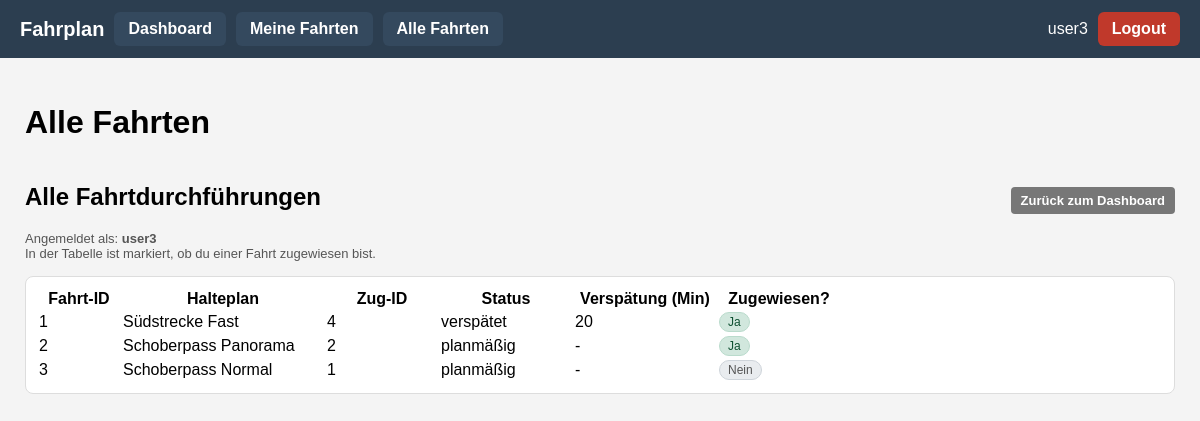
Before: /fahrten/alle (signed in) with the older database file.
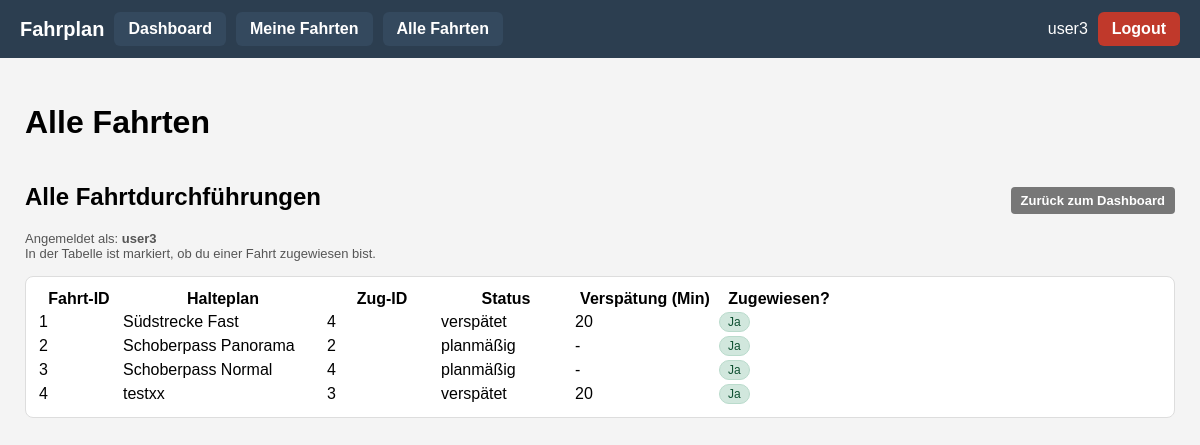
After: the same page with the newer database file.
### app/models.py (models this page shows, shortened)
class User(UserMixin, db.Model):
    __tablename__ = "user"
    id: so.Mapped[int] = so.mapped_column(primary_key=True)
    username: so.Mapped[str] = so.mapped_column(sa.String(64), index=True, unique=True)
    password_hash: so.Mapped[Optional[str]] = so.mapped_column(sa.String(256))
    role: so.Mapped[Role] = so.mapped_column(
        sa.Enum(Role), nullable=False, default=Role.MITARBEITER
    )
    mitarbeiter: so.Mapped["Mitarbeiter"] = so.relationship(
        back_populates="user", uselist=False
    )
    @property
    def is_admin(self) -> bool:
        return self.role == Role.ADMIN

class Mitarbeiter(db.Model):
    __tablename__ = "mitarbeiter"
    id: so.Mapped[int] = so.mapped_column(primary_key=True)
    name: so.Mapped[str] = so.mapped_column(sa.String(128), nullable=False)
    user_id: so.Mapped[int] = so.mapped_column(
        sa.ForeignKey("user.id"), unique=True, nullable=False
    )
    user: so.Mapped["User"] = so.relationship(back_populates="mitarbeiter")
    dienstzuweisungen: so.Mapped[List["Dienstzuweisung"]] = so.relationship(
        back_populates="mitarbeiter",
        cascade="all, delete-orphan",
    )

class Fahrtdurchfuehrung(db.Model):
    __tablename__ = "fahrtdurchfuehrung"
    fahrt_id: so.Mapped[int] = so.mapped_column(primary_key=True)
    halteplan_id: so.Mapped[int] = so.mapped_column(
        sa.ForeignKey("halteplan.halteplan_id"), nullable=False
    )
    zug_id: so.Mapped[int] = so.mapped_column(
        sa.ForeignKey("zug.id"), nullable=False, index=True
    )
    zug: so.Mapped["Zug"] = so.relationship("Zug")
    status: so.Mapped[FahrtdurchfuehrungStatus] = so.mapped_column(
        sa.Enum(FahrtdurchfuehrungStatus),
        nullable=False,
        default=FahrtdurchfuehrungStatus.PLANMAESSIG,
    )
    verspaetung_min: so.Mapped[Optional[int]] = so.mapped_column(sa.Integer)
    halteplan: so.Mapped["Halteplan"] = so.relationship(back_populates="fahrten")
    dienstzuweisungen: so.Mapped[List["Dienstzuweisung"]] = so.relationship(
        back_populates="fahrt",
        cascade="all, delete-orphan",
        passive_deletes=True,
    )
    halte: so.Mapped[List["FahrtHalt"]] = so.relationship(
        "FahrtHalt",
        back_populates="fahrt",
        cascade="all, delete-orphan",
        passive_deletes=True,
    )
    segmente: so.Mapped[List["FahrtSegment"]] = so.relationship(
        "FahrtSegment",
        back_populates="fahrt",
        cascade="all, delete-orphan",
        passive_deletes=True,
    )
    abfahrt_zeit: so.Mapped[datetime] = so.mapped_column(sa.DateTime(), nullable=False)
    price_factor: so.Mapped[float] = so.mapped_column(sa.Float, nullable=False, default=1.0)
    __table_args__ = (
        sa.CheckConstraint("price_factor >= 1", name="ck_fahrt_price_factor_ge1"),
    )

class Halteplan(db.Model):
    __tablename__ = "halteplan"
    halteplan_id: so.Mapped[int] = so.mapped_column(primary_key=True)
    bezeichnung: so.Mapped[str] = so.mapped_column(sa.String(128), nullable=False)
    strecke_id: so.Mapped[int] = so.mapped_column(
        sa.ForeignKey("strecke.id"), nullable=False, index=True
    )
    strecke: so.Mapped["Strecke"] = so.relationship("Strecke")
    fahrten: so.Mapped[List["Fahrtdurchfuehrung"]] = so.relationship(
        back_populates="halteplan",
        cascade="all, delete-orphan"
    )
    haltepunkte: so.Mapped[List["Haltepunkt"]] = so.relationship(
        "Haltepunkt",
        order_by="Haltepunkt.position",
        cascade="all, delete-orphan"
    )
    segmente: so.Mapped[List["HalteplanSegment"]] = so.relationship(
        "HalteplanSegment",
        order_by="HalteplanSegment.position",
        cascade="all, delete-orphan",
    )

### app/routes.py (the view)
@app.route("/fahrten/alle")
@login_required
def fahrten_alle():
    if not current_user.mitarbeiter:
        abort(403)
    mitarbeiter = current_user.mitarbeiter
    fahrten = Fahrtdurchfuehrung.query.all()
    zugewiesene_fahrten_ids = {
        dz.fahrt_id
        for dz in Dienstzuweisung.query.filter_by(mitarbeiter_id=mitarbeiter.id).all()
    }
    return render_template(
        "fahrten_alle.html",
        title="Alle Fahrten",
        fahrten=fahrten,
        mitarbeiter=mitarbeiter,
        zugewiesene_fahrten_ids=zugewiesene_fahrten_ids,
    )

### app/models.py (called while the page is built)
@login.user_loader
def load_user(id: str):
    return db.session.get(User, int(id))

### app/routes.py (called while the page is built)
@app.before_request
def before_request():
    if current_user.is_authenticated:
        current_user.last_seen = datetime.now(timezone.utc)
        db.session.commit()

### app/templates/fahrten_alle.html (shortened to what this page needs)
{% extends "base.html" %}
{% block content %}
<h1>{{ title or "Alle Fahrten" }}</h1>
<div class="card">
    <div class="card-header-row">
        <div>
            <h2>Alle Fahrtdurchführungen</h2>
            <p class="info-text">
                Angemeldet als: <strong>{{ mitarbeiter.name }}</strong><br>
                In der Tabelle ist markiert, ob du einer Fahrt zugewiesen bist.
            </p>
        </div>
        <div>
            <a href="{{ url_for('index') }}" class="btn-secondary-small">
                Zurück zum Dashboard
            </a>
        </div>
    </div>
    <div class="table-wrapper">
        <table class="table table-striped fahrten-table-alle">
            <thead>
                <tr>
                    <th class="col-id">Fahrt-ID</th>
                    <th class="col-halteplan">Halteplan</th>
                    <th class="col-zug">Zug-ID</th>
                    <th class="col-status">Status</th>
                    <th class="col-verspaetung">Verspätung (Min)</th>
                    <th class="col-zugewiesen">Zugewiesen?</th>
                </tr>
            </thead>
            <tbody>
                {% for f in fahrten %}
                <tr>
                    <td>{{ f.fahrt_id }}</td>
                    <td>{{ f.halteplan.bezeichnung }}</td>
                    <td>
                        {% if f.zug_id and f.zug_id != 0 %}
                            {{ f.zug_id }}
                        {% else %}
                            <span class="badge-grey">kein Zug</span>
                        {% endif %}
                    </td>
                    <td>{{ f.status.value }}</td>
                    <td>{{ f.verspaetung_min or '-' }}</td>
                    <td>
                        {% if f.fahrt_id in zugewiesene_fahrten_ids %}
                            <span class="badge-green">Ja</span>
                        {% else %}
                            <span class="badge-grey">Nein</span>
                        {% endif %}
                    </td>
                </tr>
                {% else %}
                <tr>
                    <td colspan="6">
                        Es sind aktuell keine Fahrtdurchführungen erfasst.
                    </td>
                </tr>
                {% endfor %}
            </tbody>
        </table>
    </div>
</div>
{% endblock %}

### app/templates/base.html (shortened to what this page needs)
<!doctype html>
<html lang="de">
<head>
</head>
<body>
<div class="navbar">
    <div class="nav-left">
        <span style="font-size: 20px; font-weight: bold;">Fahrplan</span>
        {% if current_user.is_authenticated and current_user.is_admin %}
            <a class="btn-nav" href="{{ url_for('index') }}">Dashboard</a>
            <a class="btn-nav" href="{{ url_for('mitarbeiter_list') }}">Mitarbeiter</a>
            <a class="btn-nav" href="{{ url_for('fahrten_list') }}">Fahrten</a>
            <a class="btn-nav"  href="{{ url_for('halteplaene_list') }}">Haltepläne</a>
        {% elif current_user.is_authenticated %}
            <a class="btn-nav" href="{{ url_for('index') }}">Dashboard</a>
            <a class="btn-nav" href="{{ url_for('meine_fahrten') }}">Meine Fahrten</a>
            <a class="btn-nav" href="{{ url_for('fahrten_alle') }}">Alle Fahrten</a>
        {% endif %}
    </div>
    <div class="nav-right">
        {% if current_user.is_anonymous %}
            <a class="btn-nav" href="{{ url_for('login') }}">Login</a>
        {% else %}
            <span>{{ current_user.username }}</span>
            <a class="btn-nav btn-logout" href="{{ url_for('logout') }}">Logout</a>
        {% endif %}
    </div>
</div>
<div class="container">
    {% block content %}{% endblock %}
</div>
</body>
</html>

### app/templates/base.html (style rules this page uses)
body { font-family: Arial, sans-serif; margin: 0; padding: 0; background: #f4f4f4; }
.navbar { background: #2c3e50; padding: 12px 20px; display: flex; justify-content: space-between; align-items: center; color: white; }
.nav-left, .nav-right { display: flex; gap: 10px; align-items: center; }
.btn-nav { padding: 8px 14px; border-radius: 6px; text-decoration: none; font-weight: bold; background: #34495e; color: white; transition: 0.2s; }
.btn-logout { background: #c0392b; }
.table-wrapper { max-height: 400px; overflow-y: auto; border-radius: 8px; background: white; padding: 10px; border: 1px solid #ddd; }
.container { padding: 25px; }
.btn-small, .btn-primary-small, .btn-secondary-small { display: inline-block; padding: 6px 10px; border-radius: 4px; font-size: 13px; font-weight: 600; text-decoration: none; border: none; cursor: pointer; }
.btn-secondary-small { background-color: #777; color: #fff; }

### app/templates/fahrten_alle.html (style rules this page uses)
.fahrten-table-alle .col-id { width: 80px; white-space: nowrap; }
.fahrten-table-alle .col-halteplan { min-width: 200px; }
.fahrten-table-alle .col-zug { width: 110px; white-space: nowrap; }
.fahrten-table-alle .col-status { width: 130px; white-space: nowrap; }
.fahrten-table-alle .col-verspaetung { width: 140px; white-space: nowrap; }
.fahrten-table-alle .col-zugewiesen { width: 120px; white-space: nowrap; text-align: center; }
.card-header-row { display: flex; justify-content: space-between; align-items: baseline; margin-bottom: 15px; gap: 10px; }
.info-text { font-size: 13px; color: #555; margin: 4px 0 0 0; }
.badge-green { display: inline-block; padding: 2px 8px; border-radius: 10px; font-size: 12px; background: #d1e7dd; color: #0f5132; border: 1px solid #badbcc; }

Changed rows visible on the page:
changed Fahrtdurchfuehrung "Schoberpass Normal": zug_id "1" → "4"; text "Nein" → "Ja"
added Fahrtdurchfuehrung: fahrt_id "4", halteplan.bezeichnung "testxx", zug_id "3", status.value "verspätet", verspaetung_min "20", shows "Ja"
